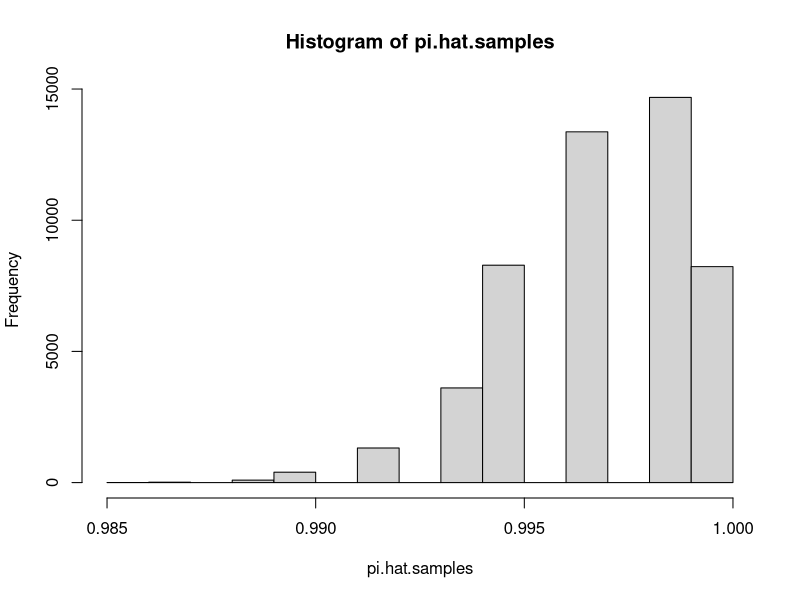

Reproduce this figure in R.
n <- 600
pi <- 0.997

x <- rbinom(n,size=1,prob=pi)
sum(x)/n



n.iterations <- 5e4
pi.hat.samples <- rep(NA,n.iterations)

for( i in 1:n.iterations)
{
  pi.hat.samples[i] <- sum(rbinom(n,1,prob=pi))/n
}

hist(pi.hat.samples)